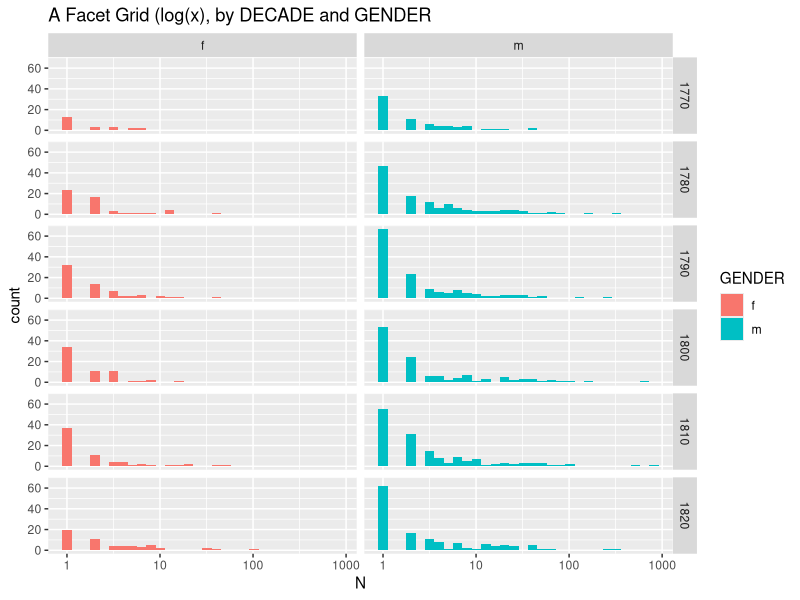
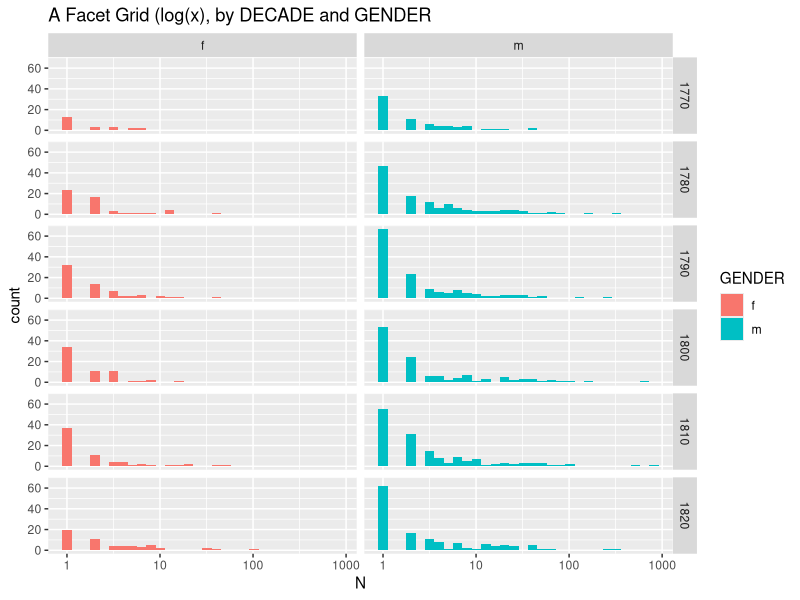

The R source for these figures, in order:
#loadpackages

setwd("/home/james/R/2014-11_BM-catalogue/data")
library(lubridate)
library(dplyr, warn.conflicts = FALSE)
library(tidyr, warn.conflicts = FALSE)
library(ggplot2)

#read data from csv

names <- read.csv("BM_names.csv")

#plot data

ggplot(names, aes(x = N, fill = GENDER)) +
	ggtitle("A Facet Grid (log(x), by DECADE and GENDER") +
	geom_histogram() +
	scale_x_log10() +
	facet_grid(DECADE ~ GENDER)

#save data to file

setwd("/home/james/R/2014-11_BM-catalogue/viz")
ggsave("BM_genderdecade-grid-logx.png", width = 7, height = 7)
